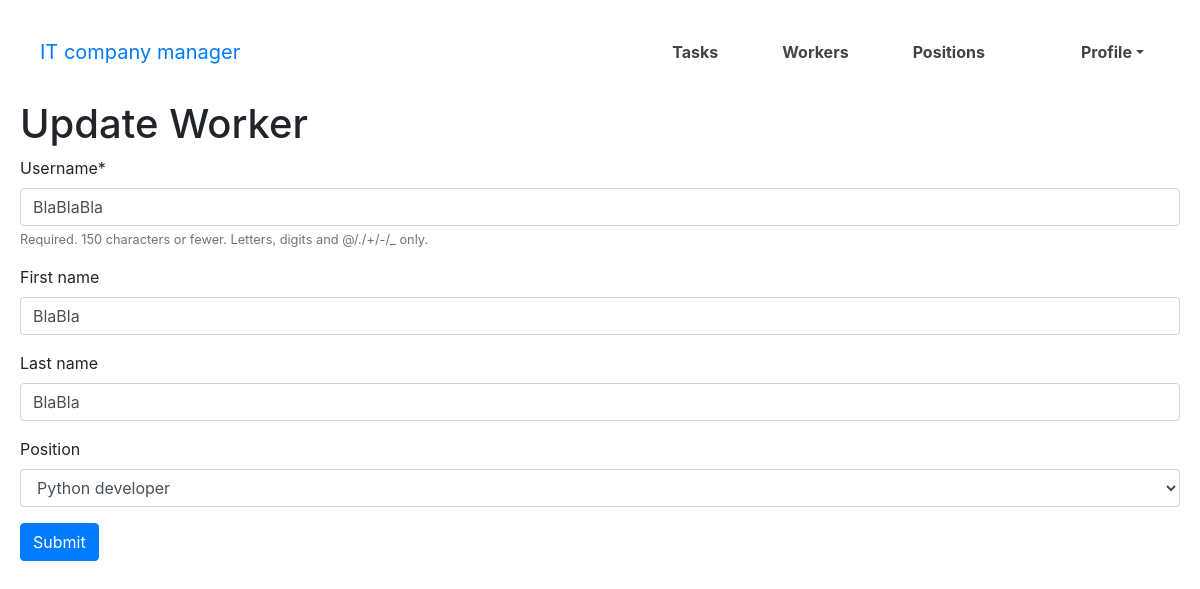
/worker/3/update/ (signed in), run on the app's committed database.
### manager/models.py (models this page shows, shortened)
class Worker(AbstractUser):
    position = models.ForeignKey(Position, blank=True, null=True, on_delete=models.CASCADE, related_name="workers")
    class Meta:
        ordering = ["username"]

### manager/views.py (the view)
# urls.py: path("worker/<int:pk>/update/", WorkerUpdateView.as_view(), name="worker-update"),
class WorkerUpdateView(LoginRequiredMixin, generic.UpdateView):
    model = Worker
    fields = ["username", "first_name", "last_name", "position"]
    success_url = reverse_lazy("manager:worker-list")

### manager/models.py (called while the page is built)
    def __str__(self):
        return f"{self.name}"

### templates/manager/worker_form.html (shortened to what this page needs)
{% extends "base.html" %}
{% load crispy_forms_filters %}
{% block content %}
  <div class="form">
    <h1>{{ object|yesno:"Update,Create" }} Worker</h1>
    <form action="" method="post">
    {{ form|crispy }}
      <input type="submit" value="Submit" class="btn btn-primary">
    </form>
  </div>
{% endblock %}

### static/css/styles.css (style rules this page uses)
body { margin: 0; width: 100%; height: 100%; position: absolute; top: 0; left: 0; overflow: auto; }
.form { margin: 0 20px; }

### data on the page
Worker: username "BlaBlaBla", first_name "BlaBla", last_name "BlaBla", position "Python developer"

### other printed values
{{ object|yesno:"Update,Create" }} "Update"
